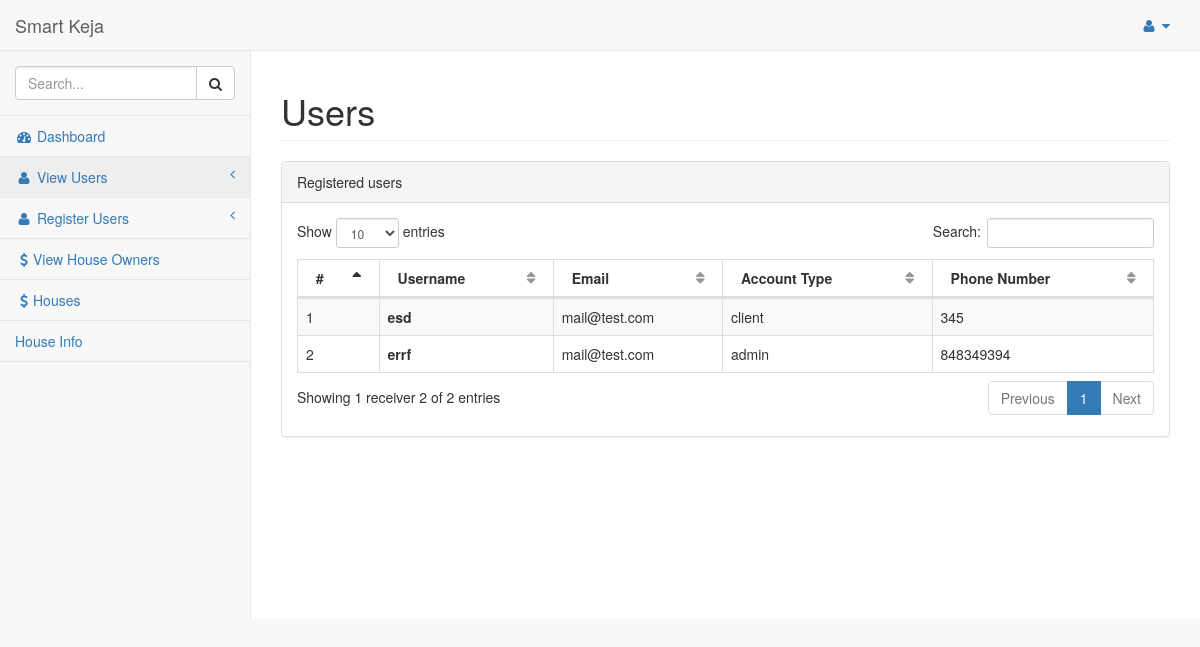
The page /admin/pages/users.php on the database as committed earlier.
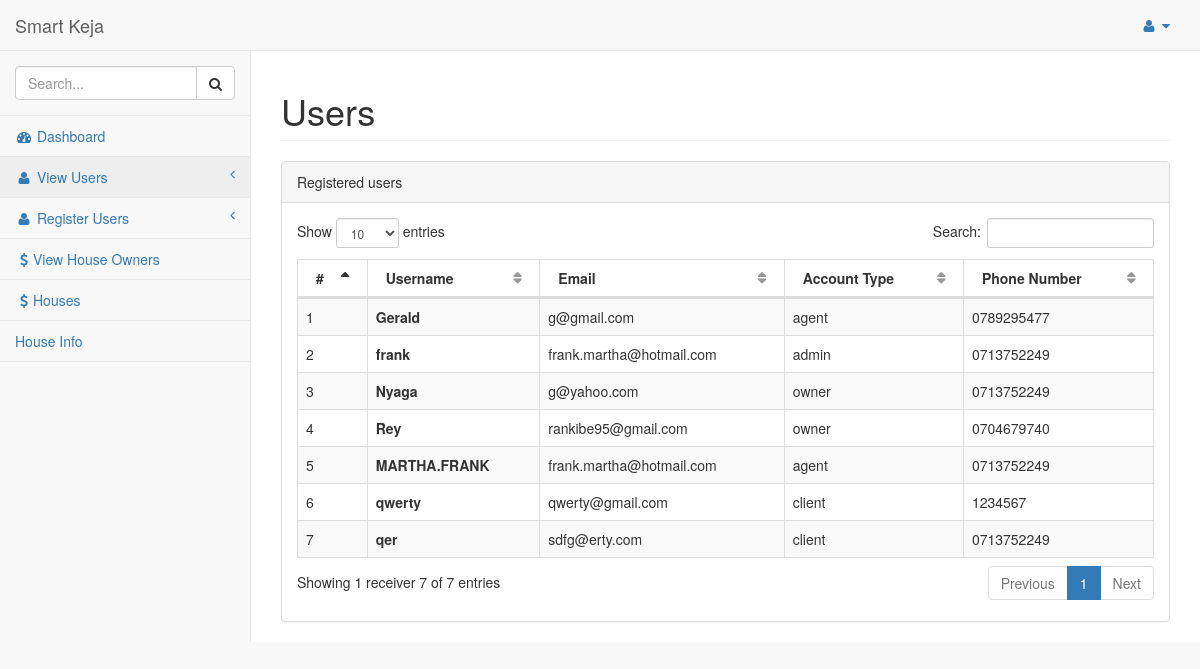
The same page on the database as committed later.
### tables this page shows
CREATE TABLE `users` (
  `id` int(11) NOT NULL,
  `username` varchar(32) NOT NULL,
  `email` varchar(128) NOT NULL,
  `password` varchar(128) NOT NULL,
  `account_type` enum('client','agent','owner','admin') NOT NULL,
  `phone_number` varchar(13) NOT NULL
);

### src/App/Controllers/UserController.php (called while the page is built, shortened)
<?php
class UserController implements UserInterface
{
    public static function all()
    {
        $db = new DB();
        $conn = $db->connect();
        try {
            $stmt = $conn->prepare("SELECT * FROM users WHERE 1");
            if ($stmt->execute() && $stmt->rowCount() > 0) {
                return $stmt->fetchAll(\PDO::FETCH_ASSOC);
            } else {
                return [
                    "error" => "No Data found"
                ];
            }
        } catch (\PDOException $e) {
            return [
                "error" => $e->getMessage()
            ];
        }
    }
}

### admin/pages/users.php (the view, shortened to what this page needs)
<?php
$users = \App\Controllers\UserController::all();
$counter = 1;
?>
<!DOCTYPE html>
<html lang="en">
<head>
    <link href="../vendor/bootstrap/css/bootstrap.min.css" rel="stylesheet">
    <link href="../vendor/metisMenu/metisMenu.min.css" rel="stylesheet">
    <link href="../vendor/datatables-plugins/dataTables.bootstrap.css" rel="stylesheet">
    <link href="../vendor/datatables-responsive/dataTables.responsive.css" rel="stylesheet">
    <link href="../dist/css/sb-admin-2.css" rel="stylesheet">
    <link href="../vendor/font-awesome/css/font-awesome.min.css" rel="stylesheet" type="text/css">
</head>
<body>
<div id="wrapper">
    <?php include_once 'right_menu.php' ?>
    <div id="page-wrapper">
        <div class="row">
            <div class="col-lg-12">
                <h1 class="page-header">Users</h1>
            </div>
        </div>
        <div class="row">
            <div class="col-lg-12">
                <div class="panel panel-default">
                    <div class="panel-heading">
                        Registered users
                    </div>
                    <div class="panel-body">
                        <div class="table-responsive">
                            <table width="100%" class="table table-striped table-bordered table-hover"
                                   id="dataTables-example">
                                <thead>
                                <tr>
                                    <th>#</th>
                                    <th>Username</th>
                                    <th>Email</th>
                                    <th>Account Type</th>
                                    <th>Phone Number</th>
                                </tr>
                                </thead>
                                <tbody>
                                <?php foreach ($users as $user): ?>
                                    <tr class="odd gradeX">
                                        <td><?php echo $counter++ ?></td>
                                        <td style="font-weight: bolder; color:<?php if($user['isAdmin']==1): echo 'red';endif;?>"><?php echo $user['username']; ?></td>
                                        <td><?php echo $user['email']; ?></td>
                                        <td><?php echo $user['account_type']; ?></td>
                                        <td><?php echo $user['phone_number']; ?></td>
                                    </tr>
                                <?php endforeach; ?>
                                </tbody>
                            </table>
                        </div>
                    </div>
                </div>
            </div>
        </div>
    </div>
</body>
</html>

### admin/pages/right_menu.php (shortened to what this page needs)
<nav class="navbar navbar-default navbar-static-top" role="navigation" style="margin-bottom: 0">
    <div class="navbar-header">
        <a class="navbar-brand" href="index.php">Smart Keja</a>
    </div>
    <ul class="nav navbar-top-links navbar-right">
        <li class="dropdown">
            <a class="dropdown-toggle" data-toggle="dropdown" href="#">
                <i class="fa fa-user fa-fw"></i> <i class="fa fa-caret-down"></i>
            </a>
        </li>
    </ul>
    <div class="navbar-default sidebar" role="navigation">
        <div class="sidebar-nav navbar-collapse">
            <ul class="nav" id="side-menu">
                <li class="sidebar-search">
                    <div class="input-group custom-search-form">
                        <input type="text" class="form-control" placeholder="Search...">
                        <span class="input-group-btn">
                                <button class="btn btn-default" type="button">
                                    <i class="fa fa-search"></i>
                                </button>
                            </span>
                    </div>
                </li>
                <li>
                    <a href="index.php"><i class="fa fa-dashboard fa-fw"></i> Dashboard</a>
                </li>
                <li>
                    <a href="users.php"><i class="fa fa-user fa-fw"></i> View Users<span class="fa arrow"></span></a>
                </li>
                <li>
                    <a href="register_user.php"><i class="fa fa-user fa-fw"></i> Register Users<span class="fa arrow"></span></a>
                </li>
                <li>
                    <a href="indiviual_house_owners.php"><i class="fa fa-dollar  fa-fw"></i>View House Owners</a>
                </li>
                <li>
                    <a href="houses.php"><i class="fa fa-dollar fa-fw"></i>Houses</a>
                </li>
                <li>
                    <a href="#">House Info</a>
                </li>
            </ul>
        </div>
    </div>
</nav>

Rows that differ between the two databases and show on the page:
removed users: username "esd", email "mail@test.com", account_type "client", phone_number "345"
removed users: username "errf", email "mail@test.com", account_type "admin", phone_number "848349394"
added users: username "Gerald", email "g@gmail.com", account_type "agent", phone_number "0789295477"
added users: username "frank", email "frank.martha@hotmail.com", account_type "admin", phone_number "0713752249"
added users: username "Nyaga", email "g@yahoo.com", account_type "owner", phone_number "0713752249"
added users: username "Rey", email "rankibe95@gmail.com", account_type "owner", phone_number "0704679740"
added users: username "MARTHA.FRANK", email "frank.martha@hotmail.com", account_type "agent", phone_number "0713752249"
added users: username "qwerty", email "qwerty@gmail.com", account_type "client", phone_number "1234567"
added users: username "qer", email "sdfg@erty.com", account_type "client", phone_number "0713752249"
Other text that changed with them:
text written by a page script: "Show entries Search: Showing 1 receiver 2 of 2 entries Previous 1 Next" → "Show entries Search: Showing 1 receiver 7 of 7 entries Previous 1 Next"
